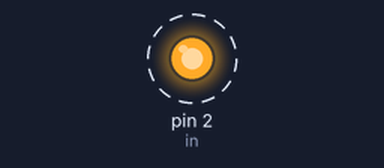
Simulated run of this sketch. Board: Arduino Uno, built with avr-gcc and run on an emulated ATmega328P. On the bench: output pins drawn as LEDs (lit = HIGH). Dashed ring = blinking.

Above: at 0.5 s.
Timing chart, 0 to 4.6 s (numbered marks = the images above):
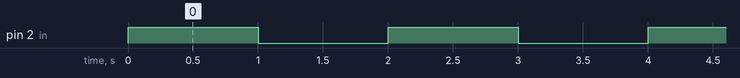

The sketch:

relay.ino
```cpp
int in = 2; // the input to the relay pin
void setup() {

  pinMode(in, OUTPUT); // initialize pin as OUTPUT

}
void loop() {

  digitalWrite(in, HIGH); // turn relay on

  delay(1000);

  digitalWrite(in, LOW); // turn relay off

  delay(1000);

}
```

Measured:
- by itself, pin 2 (in): alternates HIGH for 1.0 s and LOW for 1.0 s
